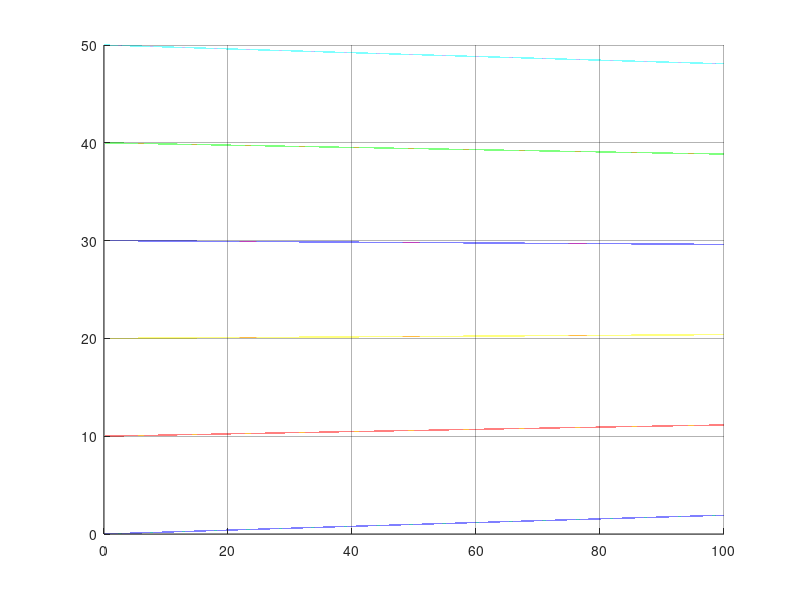

Here is the MATLAB script that generated this plot:
clearvars, close all

%Template for dy/dx = b - ay
% diff equations




x = linspace(-0,100,100000);


r = 0.08;  %Default values

y0 = 50; %My constants
b = r/4;
a = r/100;



k = 2000
f = @(t) (k/r)*(exp(t.*r) - 1)



figure(1);
hold on
for y0 = 0:10:50
  y = (y0 -(b/a))*exp(x.*(-a))  + (b/a);
  plot(x,y)

  %ezplot(@(x,y) y.^4 + y.*16 + x.^4 -(x.^2).*8 -17)
  %ezplot(@(x,y) y - cos(x.^2))
endfor
%ezplot(@(x,y) y+1, [-2 2 -2 2])
%axis equal
grid on
set(gca, 'GridColor', [0,0,0])
set(gca, 'GridAlpha', 0.3)
set(gca, 'Layer', 'top')
hold off
